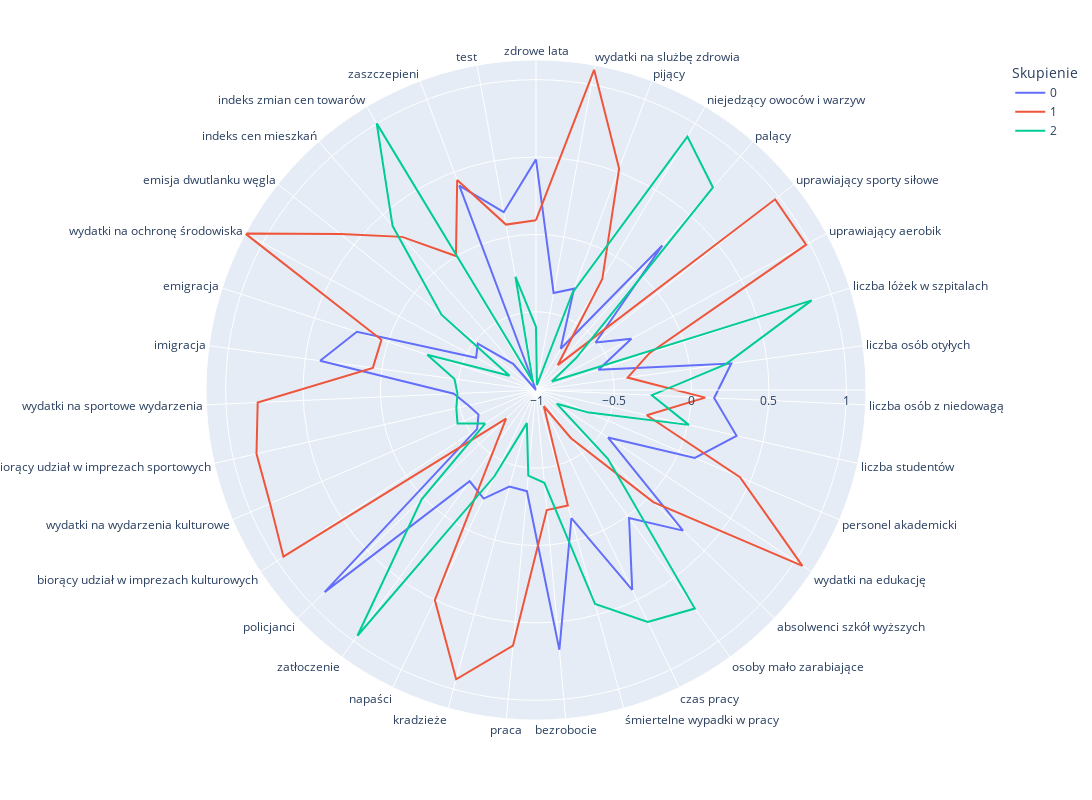

The cell this chart's notebook holds for it:
### Markdown cell above
Wykres biegunowy metody pełnego wiązania dla metryki cosinus

### Code cell
cluster = AgglomerativeClustering(n_clusters=3, affinity='cosine', linkage='complete')
label = cluster.fit_predict(df)

X =df_r.drop("kraj",axis=1)
clusters=pd.DataFrame(X,columns=df_r.drop("kraj",axis=1).columns)
clusters['label']= label

polar=clusters.groupby("label").mean().reset_index()
polar=pd.melt(polar,id_vars=["label"])
fig = px.line_polar(polar, r="value", theta="variable", color="label", line_close=True,height=800,width=1400,labels={"label": "Skupienie"})
fig.show()

### Figure 1 — Plotly figure (JSON) as saved in the notebook; plotly's stock layout.template omitted (floating-point values rounded to 4 significant figures)
{"data": [{"hovertemplate": "Skupienie=0<br>value=%{r}<br>variable=%{theta}<extra></extra>", "legendgroup": "0", "line": {"color": "#636efa", "dash": "solid"}, "marker": {"symbol": "circle"}, "mode": "lines", "name": "0", "r": [0.4848, -0.3681, -0.3058, -0.6943, 0.2349, -0.5127, -0.3053, -0.581, 0.268, 0.1469, 0.3239, 0.1109, -0.4473, 0.3093, 0.0175, 0.4278, -0.1458, 0.6797, -0.3488, -0.3578, -0.2263, -0.2765, 0.8848, -0.5497, -0.6012, -0.558, -0.4743, 0.4022, 0.2116, -0.5659, -0.524, -0.7807, -1.005, 0.4054, 0.1626, 0.4848], "showlegend": true, "subplot": "polar", "theta": ["zdrowe lata", "wydatki na slużbę zdrowia", "pijący", "niejedzący owoców i warzyw", "palący", "uprawiający sporty siłowe", "uprawiający aerobik", "liczba lóżek w szpitalach", "liczba osób otyłych", "liczba osób z niedowagą", "liczba studentów", "personel akademicki", "wydatki na edukację", "absolwenci szkół wyższych", "osoby mało zarabiające", "czas pracy", "śmiertelne wypadki w pracy", "bezrobocie", "praca", "kradzieże", "napaści", "zatłoczenie", "policjanci", "biorący udział w imprezach kulturowych", "wydatki na wydarzenia kulturowe", "biorący udział w imprezach sportowych", "wydatki na sportowe wydarzenia", "imigracja", "emigracja", "wydatki na ochronę środowiska", "emisja dwutlanku węgla", "indeks cen mieszkań", "indeks zmian cen towarów", "zaszczepieni", "test", "zdrowe lata"], "type": "scatterpolar"}, {"hovertemplate": "Skupienie=1<br>value=%{r}<br>variable=%{theta}<extra></extra>", "legendgroup": "1", "line": {"color": "#EF553B", "dash": "solid"}, "marker": {"symbol": "circle"}, "mode": "lines", "name": "1", "r": [0.09193, 1.097, 0.5232, -0.1701, -0.7915, 0.9708, 0.977, -0.2345, -0.4079, 0.08918, -0.2711, 0.428, 1.057, 0.04337, -0.6201, -0.8887, -0.2319, -0.226, 0.653, 0.9337, 0.5013, -0.5572, -0.7378, 0.9501, 0.863, 0.8471, 0.7948, 0.05866, 0.04481, 1.127, 0.6121, 0.3086, 0.003126, 0.4438, 0.08083, 0.09193], "showlegend": true, "subplot": "polar", "theta": ["zdrowe lata", "wydatki na slużbę zdrowia", "pijący", "niejedzący owoców i warzyw", "palący", "uprawiający sporty siłowe", "uprawiający aerobik", "liczba lóżek w szpitalach", "liczba osób otyłych", "liczba osób z niedowagą", "liczba studentów", "personel akademicki", "wydatki na edukację", "absolwenci szkół wyższych", "osoby mało zarabiające", "czas pracy", "śmiertelne wypadki w pracy", "bezrobocie", "praca", "kradzieże", "napaści", "zatłoczenie", "policjanci", "biorący udział w imprezach kulturowych", "wydatki na wydarzenia kulturowe", "biorący udział w imprezach sportowych", "wydatki na sportowe wydarzenia", "imigracja", "emigracja", "wydatki na ochronę środowiska", "emisja dwutlanku węgla", "indeks cen mieszkań", "indeks zmian cen towarów", "zaszczepieni", "test", "zdrowe lata"], "type": "scatterpolar"}, {"hovertemplate": "Skupienie=2<br>value=%{r}<br>variable=%{theta}<extra></extra>", "legendgroup": "2", "line": {"color": "#00cc96", "dash": "solid"}, "marker": {"symbol": "circle"}, "mode": "lines", "name": "2", "r": [-0.5971, -0.973, -0.3337, 0.9021, 0.7325, -0.6737, -0.8888, 0.8677, 0.2306, -0.2559, 0.007427, -0.6339, -0.8448, -0.3623, 0.7404, 0.6584, 0.4293, -0.4035, -0.4493, -0.7834, -0.3865, 0.9576, 0.01703, -0.6115, -0.4536, -0.4774, -0.4972, -0.4739, -0.2664, -0.8115, -0.2241, 0.4035, 1.001, -0.9478, -0.2614, -0.5971], "showlegend": true, "subplot": "polar", "theta": ["zdrowe lata", "wydatki na slużbę zdrowia", "pijący", "niejedzący owoców i warzyw", "palący", "uprawiający sporty siłowe", "uprawiający aerobik", "liczba lóżek w szpitalach", "liczba osób otyłych", "liczba osób z niedowagą", "liczba studentów", "personel akademicki", "wydatki na edukację", "absolwenci szkół wyższych", "osoby mało zarabiające", "czas pracy", "śmiertelne wypadki w pracy", "bezrobocie", "praca", "kradzieże", "napaści", "zatłoczenie", "policjanci", "biorący udział w imprezach kulturowych", "wydatki na wydarzenia kulturowe", "biorący udział w imprezach sportowych", "wydatki na sportowe wydarzenia", "imigracja", "emigracja", "wydatki na ochronę środowiska", "emisja dwutlanku węgla", "indeks cen mieszkań", "indeks zmian cen towarów", "zaszczepieni", "test", "zdrowe lata"], "type": "scatterpolar"}], "layout": {"height": 800, "legend": {"title": {"text": "Skupienie"}, "tracegroupgap": 0}, "margin": {"t": 60}, "polar": {"angularaxis": {"direction": "clockwise", "rotation": 90}, "domain": {"x": [0, 1], "y": [0, 1]}}, "width": 1400}}
